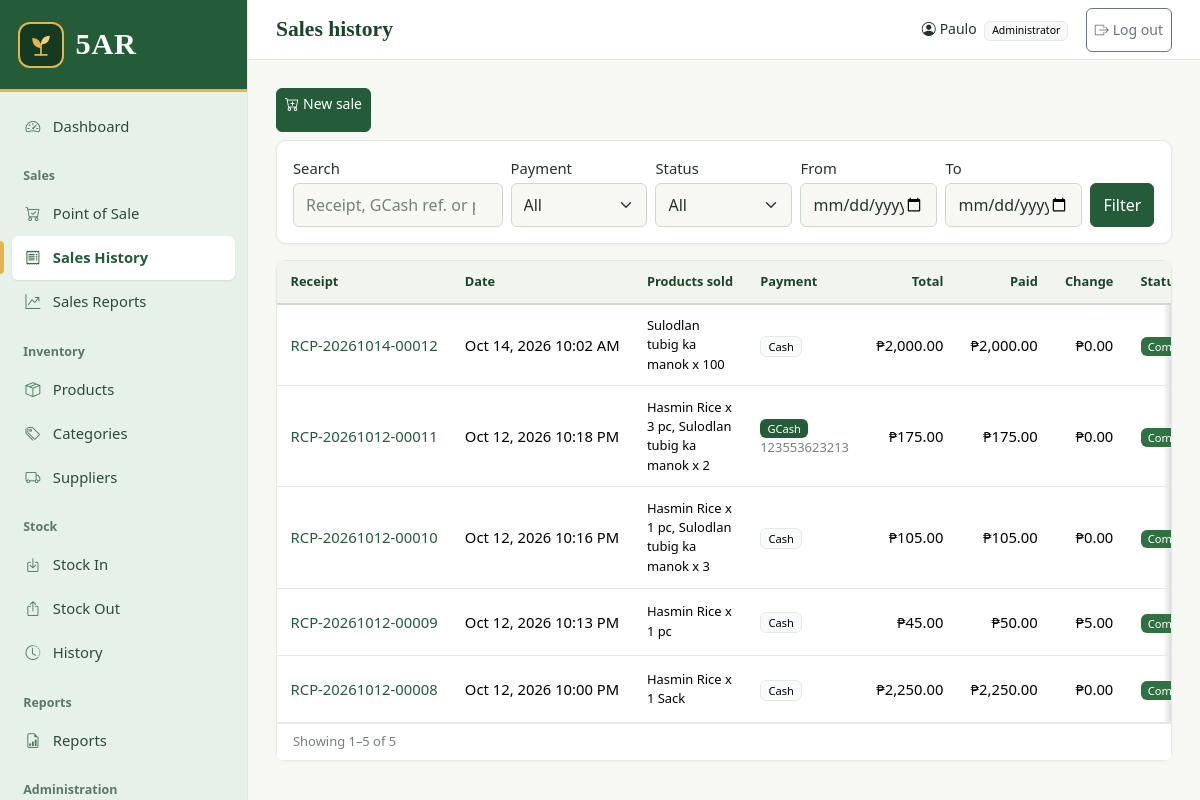
The app's page /sales/history.php (signed in) with its own data.
### tables this page shows
CREATE TABLE `sales` (
  `id` int(10) UNSIGNED NOT NULL,
  `receipt_number` varchar(30) NOT NULL,
  `checkout_token` char(32) NOT NULL,
  `total_amount` decimal(12,2) NOT NULL,
  `amount_paid` decimal(12,2) NOT NULL,
  `payment_method` varchar(10) NOT NULL DEFAULT 'cash',
  `payment_reference` varchar(50) DEFAULT NULL,
  `change_amount` decimal(12,2) NOT NULL DEFAULT 0.00,
  `status` enum('completed','cancelled') NOT NULL DEFAULT 'completed',
  `created_by` int(10) UNSIGNED DEFAULT NULL,
  `created_at` datetime NOT NULL DEFAULT current_timestamp(),
  `cancelled_by` int(10) UNSIGNED DEFAULT NULL,
  `cancelled_at` datetime DEFAULT NULL,
  `cancel_reason` varchar(255) DEFAULT NULL
);

### sales/history.php (the view, shortened to what this page needs)
<?php
require_once __DIR__ . '/../includes/auth.php';
$q = input('q', 'GET');
$status = $_GET['status'] ?? '';
$method = $_GET['method'] ?? '';
$from = input('from', 'GET');
$to = input('to', 'GET');
if (!in_array($status, ['completed', 'cancelled'], true)) {
    $status = '';
}
if (!in_array($method, ['cash', 'gcash'], true)) {
    $method = '';
}
$where = [];
$types = '';
$params = [];
$whereSql = $where ? 'WHERE ' . implode(' AND ', $where) : '';
$total = (int) db_val($conn, "SELECT COUNT(*) FROM sales s $whereSql", $types, $params);
$pg = paginate($total, 15, (int) ($_GET['page'] ?? 1));
$rows = db_all(
    $conn,
    "SELECT s.id, s.receipt_number, s.total_amount, s.amount_paid, s.change_amount, s.payment_method, s.payment_reference, s.status, s.created_at,
            u.full_name AS cashier,
            (SELECT GROUP_CONCAT(CONCAT(si.product_name, ' x ', CASE WHEN si.unit_name IS NULL
                 THEN TRIM(TRAILING '.' FROM TRIM(TRAILING '0' FROM si.quantity))
                 ELSE CONCAT(TRIM(TRAILING '.' FROM TRIM(TRAILING '0' FROM si.unit_qty)), ' ', si.unit_name) END) ORDER BY si.id SEPARATOR ', ')
             FROM sale_items si WHERE si.sale_id = s.id) AS items_summary
     FROM sales s
     LEFT JOIN users u ON u.id = s.created_by
     $whereSql
     ORDER BY s.created_at DESC, s.id DESC
     LIMIT ? OFFSET ?",
    $types . 'ii',
    array_merge($params, [$pg['per_page'], $pg['offset']])
);
$filtered = ($q !== '' || $status !== '' || $method !== '' || $from !== '' || $to !== '');
$pageActions = '<a href="' . e(url('sales/pos.php')) . '" class="btn btn-primary btn-sm"><i class="bi bi-cart-plus me-1"></i>New sale</a>';
include __DIR__ . '/../includes/header.php';
?>
<link href="<?= e(url('assets/css/sales.css')) ?>" rel="stylesheet">
<div class="card mb-3">
    <div class="card-body">
        <form method="get" class="row g-2 align-items-end">
            <div class="col-md-3">
                <label for="q" class="form-label">Search</label>
                <input type="search" class="form-control" id="q" name="q" value="<?= e($q) ?>"
                    placeholder="Receipt, GCash ref. or product">
            </div>
            <div class="col-md-2">
                <label for="method" class="form-label">Payment</label>
                <select class="form-select" id="method" name="method">
                    <option value="">All</option>
                </select>
            </div>
            <div class="col-md-2">
                <label for="status" class="form-label">Status</label>
                <select class="form-select" id="status" name="status">
                    <option value="">All</option>
                </select>
            </div>
            <div class="col-md-2 col-6">
                <label for="from" class="form-label">From</label>
                <input type="date" class="form-control" id="from" name="from" value="<?= e($from) ?>">
            </div>
            <div class="col-md-2 col-6">
                <label for="to" class="form-label">To</label>
                <input type="date" class="form-control" id="to" name="to" value="<?= e($to) ?>">
            </div>
            <div class="col-md-auto d-flex gap-2">
                <button type="submit" class="btn btn-primary">Filter</button>
            </div>
        </form>
    </div>
</div>
<div class="card">
    <?php if (!$rows): ?>
        <?= $filtered
            ? empty_state('search', 'No sales match your filters', 'Try a wider date range or reset the filters.')
            : empty_state(
                'receipt',
                'No sales recorded yet',
                'Completed sales from the point of sale will be listed here.',
                '<a href="' . e(url('sales/pos.php')) . '" class="btn btn-primary btn-sm">Make a sale</a>'
            ) ?>
    <?php else: ?>
        <div class="table-responsive">
            <table class="table table-hover align-middle mb-0">
                <thead>
                    <tr>
                        <th>Receipt</th>
                        <th>Date</th>
                        <th>Products sold</th>
                        <th>Payment</th>
                        <th class="text-end">Total</th>
                        <th class="text-end">Paid</th>
                        <th class="text-end">Change</th>
                        <th>Status</th>
                    </tr>
                </thead>
                <tbody>
                    <?php foreach ($rows as $s): ?>
                        <?php $void = ($s['status'] === 'cancelled'); ?>
                        <tr>
                            <td class="text-nowrap"><a
                                    href="<?= e(url('sales/receipt.php?id=' . $s['id'])) ?>"><?= e($s['receipt_number']) ?></a>
                            </td>
                            <td class="text-nowrap"><?= e(format_datetime($s['created_at'])) ?></td>
                            <td class="small"><?= e($s['items_summary'] ?? '') ?></td>
                            <td class="text-nowrap">
                                <?php if ($s['payment_method'] === 'gcash'): ?>
                                    <span class="badge text-bg-primary">GCash</span>
                                    <?php if (!empty($s['payment_reference'])): ?>
                                        <div class="small text-muted"><?= e($s['payment_reference']) ?></div><?php endif; ?>
                                <?php else: ?>
                                    <span class="badge text-bg-light border">Cash</span>
                                <?php endif; ?>
                            </td>
                            <td class="text-end text-nowrap<?= $void ? ' text-decoration-line-through text-muted' : '' ?>">
                                <?= e(money($s['total_amount'])) ?>
                            </td>
                            <td class="text-end text-nowrap<?= $void ? ' text-muted' : '' ?>"><?= e(money($s['amount_paid'])) ?>
                            </td>
                            <td class="text-end text-nowrap<?= $void ? ' text-muted' : '' ?>">
                                <?= e(money($s['change_amount'])) ?>
                            </td>
                            <td><?= $void ? '<span class="badge text-bg-secondary">Cancelled</span>' : '<span class="badge text-bg-success">Completed</span>' ?>
                            </td>
                        </tr>
                    <?php endforeach; ?>
                </tbody>
            </table>
        </div>
        <div class="card-footer d-flex flex-wrap justify-content-between align-items-center gap-2">
            <span class="text-muted small"><?= e(page_summary($pg)) ?></span>
        </div>
    <?php endif; ?>
</div>
<?php include __DIR__ . '/../includes/footer.php'; ?>

### assets/css/style.css (style rules this page uses)
:root { --forest: #245c3a; --forest-dark: #1a4529; --forest-deep: #153a22; --leaf: #3d8b50; --leaf-dark: #2f7141; --gold: #e7b44a; --gold-dark: #b8872a; --gold-soft: #fbf1d8; --bg: #f7f8f4; --surface: #ffffff; --surface-alt: #f2f5ee; --border: #e4e9e2; --border-strong: #cfd8cd; --text: #26332b; --muted: #758176; --side-text: #cfe0d3; --side-muted: #8fae98; --success: #2f7141; --warning: #8a5d00; --danger: #a63d3d; --navy: var(--forest); --navy-dark: var(--forest-dark); --navy-text: var(--side-text); --navy-muted: var(--side-muted); --accent: var(--forest); --accent-dark: var(--forest-dark); --radius: 6px; --radius-lg: 10px; --shadow-sm: 0 1px 2px rgba(38, 51, 43, 0.05); --shadow-md: 0 6px 20px rgba(21, 58, 34, 0.22); --sidebar-width: 248px; --topbar-height: 60px; --touch: 2.75rem; --font-display: Georgia, "Iowan Old Style", "Palatino Linotype", serif; --bs-body-bg: var(--bg); --bs-body-color: var(--text); --bs-border-color: var(--border); --bs-secondary-color: var(--muted); --bs-primary-rgb: 36, 92, 58; --bs-success-rgb: 47, 113, 65; --bs-warning-rgb: 231, 180, 74; --bs-danger-rgb: 166, 61, 61; --bs-link-color-rgb: 36, 92, 58; --bs-success-bg-subtle: #e4f1e7; --bs-success-border-subtle: #b8d8c0; --bs-success-text-emphasis: #1f5230; --bs-warning-bg-subtle: #fbf1d8; --bs-warning-border-subtle: #f0d697; --bs-warning-text-emphasis: #7a5200; --bs-danger-bg-subtle: #f8e6e6; --bs-danger-border-subtle: #e6bcbc; --bs-danger-text-emphasis: #7d2d2d; --bs-info-bg-subtle: #e6f0ea; --bs-info-border-subtle: #c3d9ca; --bs-info-text-emphasis: #245c3a; }
*, *::before, *::after { box-sizing: border-box; }
html { -webkit-text-size-adjust: 100%; }
body { background: var(--bg); color: var(--text); font-family: "Segoe UI", system-ui, -apple-system, Roboto, "Helvetica Neue", Arial, sans-serif; font-size: 0.925rem; line-height: 1.5; }
a { color: var(--forest); text-decoration: none; }
.page-actions .btn { flex: 1 1 auto; }
@media (min-width: 576px) { .page-actions .btn { flex: 0 0 auto; } }
.card { background: var(--surface); border: 1px solid var(--border); border-radius: var(--radius-lg); box-shadow: var(--shadow-sm); }
.card-body { padding: 1rem; }
.card-footer { background: var(--surface); border-top: 1px solid var(--border); }
.btn { min-height: var(--touch); border-radius: var(--radius); font-weight: 500; }
.btn-sm { min-width: var(--touch); }
.btn-primary { --bs-btn-color: #fff; --bs-btn-bg: var(--forest); --bs-btn-border-color: var(--forest); --bs-btn-hover-color: #fff; --bs-btn-hover-bg: var(--forest-dark); --bs-btn-hover-border-color: var(--forest-dark); --bs-btn-active-color: #fff; --bs-btn-active-bg: var(--forest-deep); --bs-btn-active-border-color: var(--forest-deep); --bs-btn-disabled-bg: var(--forest); --bs-btn-disabled-border-color: var(--forest); --bs-btn-focus-shadow-rgb: 61, 139, 80; }
.form-control, .form-select, .form-control-sm, .form-select-sm { min-height: var(--touch); border-radius: var(--radius); border-color: var(--border-strong); font-size: 1rem; }
.form-label { font-weight: 500; margin-bottom: 0.25rem; }
.badge { font-weight: 500; border-radius: var(--radius); }
.table { --bs-table-bg: transparent; --bs-table-hover-bg: #f3f7f0; }
.table-responsive { -webkit-overflow-scrolling: touch; background: linear-gradient(to right, var(--surface) 30%, rgba(255, 255, 255, 0)) left center / 1.5rem 100% no-repeat local, linear-gradient(to left, var(--surface) 30%, rgba(255, 255, 255, 0)) right center / 1.5rem 100% no-repeat local, linear-gradient(to right, rgba(38, 51, 43, 0.16), rgba(38, 51, 43, 0)) left center / 0.5rem 100% no-repeat scroll, linear-gradient(to left, rgba(38, 51, 43, 0.16), rgba(38, 51, 43, 0)) right center / 0.5rem 100% no-repeat scroll; }
.table thead th { background: var(--surface-alt); color: var(--forest-dark); font-size: 0.8rem; font-weight: 600; border-bottom: 2px solid var(--border-strong); white-space: nowrap; }
.table td, .table th { padding: 0.7rem 0.85rem; }
.table td.text-end, .table th.text-end { font-variant-numeric: tabular-nums; }

### records on screen
sales: receipt_number "RCP-20261014-00012", created_at "Oct 14, 2026 10:02 AM", items_summary "Sulodlan tubig ka manok x 100", payment_method "Cash", total_amount "₱2,000.00", amount_paid "₱2,000.00", change_amount "₱0.00", status "Completed"
sales: receipt_number "RCP-20261012-00011", created_at "Oct 12, 2026 10:18 PM", items_summary "Hasmin Rice x 3 pc, Sulodlan tubig ka manok x 2", payment_reference "123553623213", total_amount "₱175.00", amount_paid "₱175.00", change_amount "₱0.00", status "Completed"
sales: receipt_number "RCP-20261012-00010", created_at "Oct 12, 2026 10:16 PM", items_summary "Hasmin Rice x 1 pc, Sulodlan tubig ka manok x 3", payment_method "Cash", total_amount "₱105.00", amount_paid "₱105.00", change_amount "₱0.00", status "Completed"
sales: receipt_number "RCP-20261012-00009", created_at "Oct 12, 2026 10:13 PM", items_summary "Hasmin Rice x 1 pc", payment_method "Cash", total_amount "₱45.00", amount_paid "₱50.00", change_amount "₱5.00", status "Completed"
sales: receipt_number "RCP-20261012-00008", created_at "Oct 12, 2026 10:00 PM", items_summary "Hasmin Rice x 1 Sack", payment_method "Cash", total_amount "₱2,250.00", amount_paid "₱2,250.00", change_amount "₱0.00", status "Completed"

### other values on screen
BRAND_SHORT "5AR"
$label "Dashboard Point of Sale Sales History Sales Reports Products Categories Suppliers Stock In Stock Out History Reports"
$_SESSION['full_name'] "Paulo"
page_summary($pg) "Showing 1–5 of 5"
